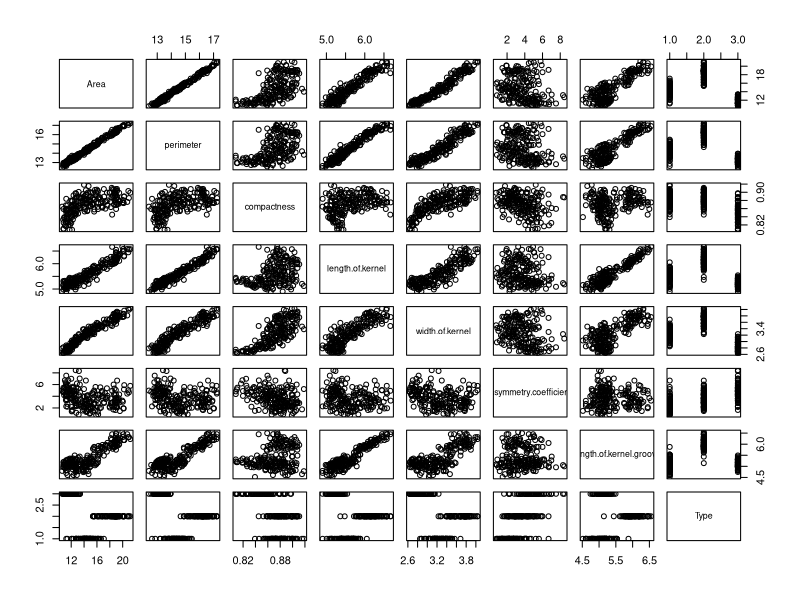
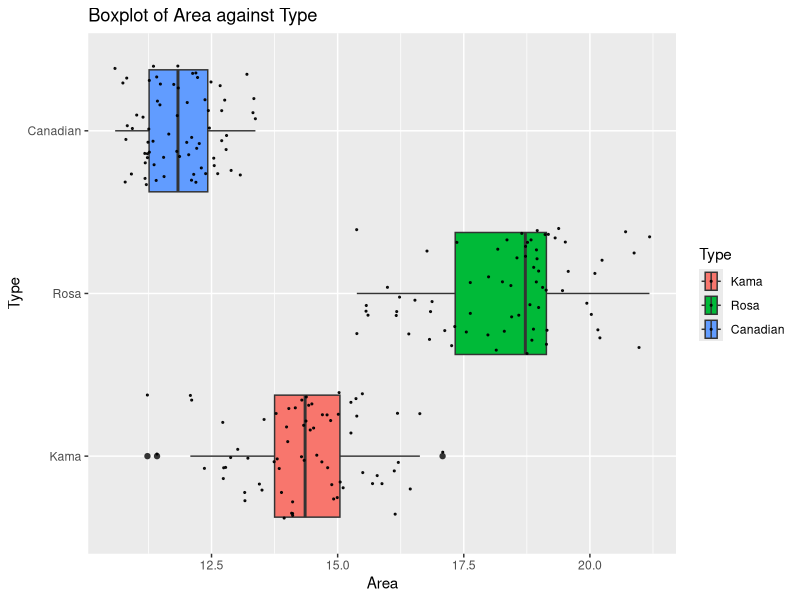
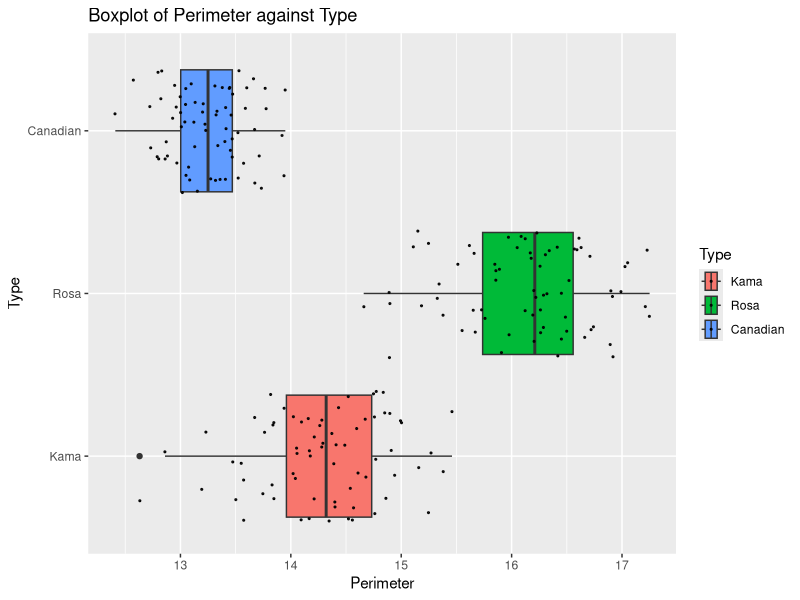
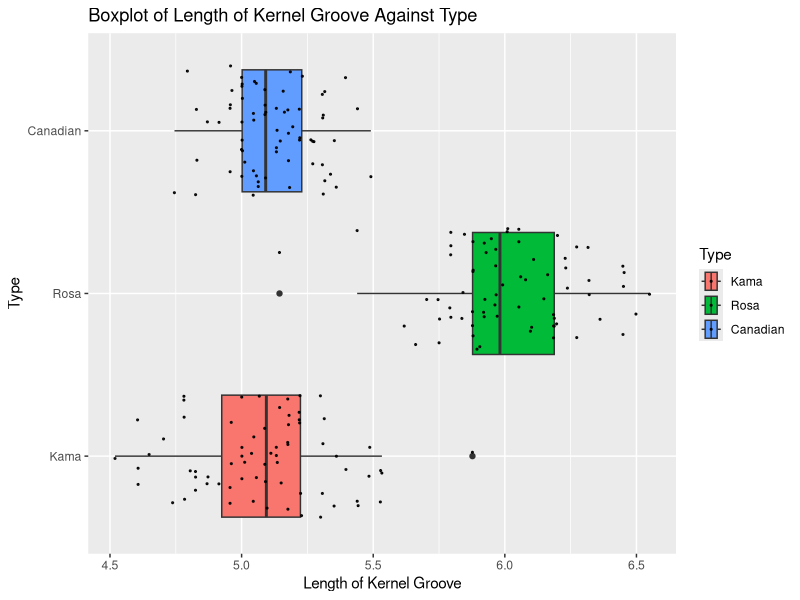
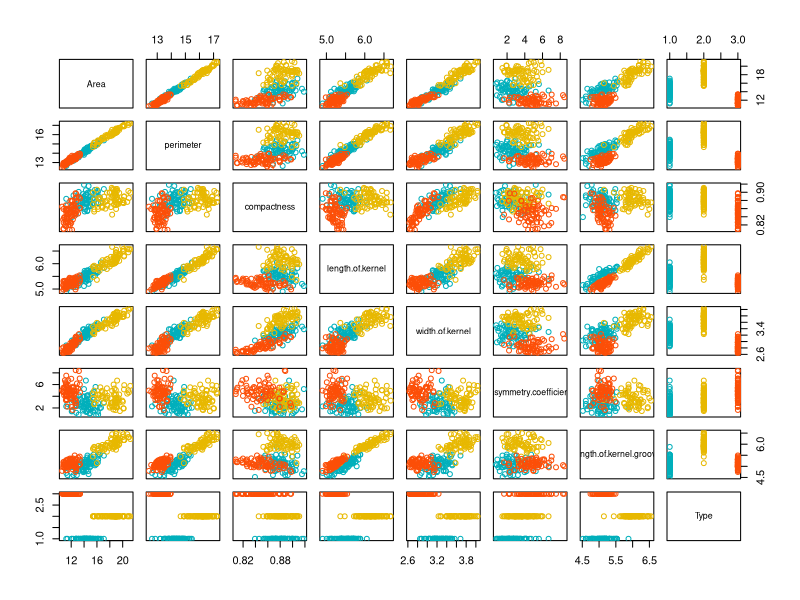

Recreate these plots in R, in order.
#Data 3 - HW 1#

getwd()

#3.
#a.
seeds<-read.csv("seeds.csv")
seeds$Type<-as.factor(seeds$Type)

library(plyr)

levels(seeds$Type)
seeds$Type<-revalue(seeds$Type, c("1" = "Kama", "2" = "Rosa", "3" = "Canadian"))

#b
summary(seeds)

#c.
count(seeds$perimeter > 15)
71/210

#d
which.max(seeds$asymmetry.coefficient)

seeds[210,]

#e
pairs(seeds)

#f
library(ggplot2)
p3_f1<-ggplot(data =seeds, aes(x=Area, y=Type, fill=Type ))
p3_f1 + geom_boxplot() + geom_jitter(color = "black", size = 0.4, alpha = 0.9)+
  ggtitle("Boxplot of Area against Type") + xlab("Area") + ylab("Type")

p3_f2<-ggplot(data =seeds, aes(x=perimeter, y=Type, fill=Type ))
p3_f2 + geom_boxplot() + geom_jitter(color = "black", size = 0.4, alpha = 0.9)+
  ggtitle("Boxplot of Perimeter against Type") + xlab("Perimeter") + ylab("Type")

p3_f3<-ggplot(data =seeds, aes(x=length.of.kernel.groove, y=Type, fill=Type ))
p3_f3 + geom_boxplot() + geom_jitter(color = "black", size = 0.4, alpha = 0.9)+
  ggtitle("Boxplot of Length of Kernel Groove Against Type") + xlab("Length of Kernel Groove") + ylab("Type")

#g
my_cols <- c("#00AFBB", "#E7B800", "#FC4E07")  
pairs(seeds, col = my_cols[seeds$Type])

#4
